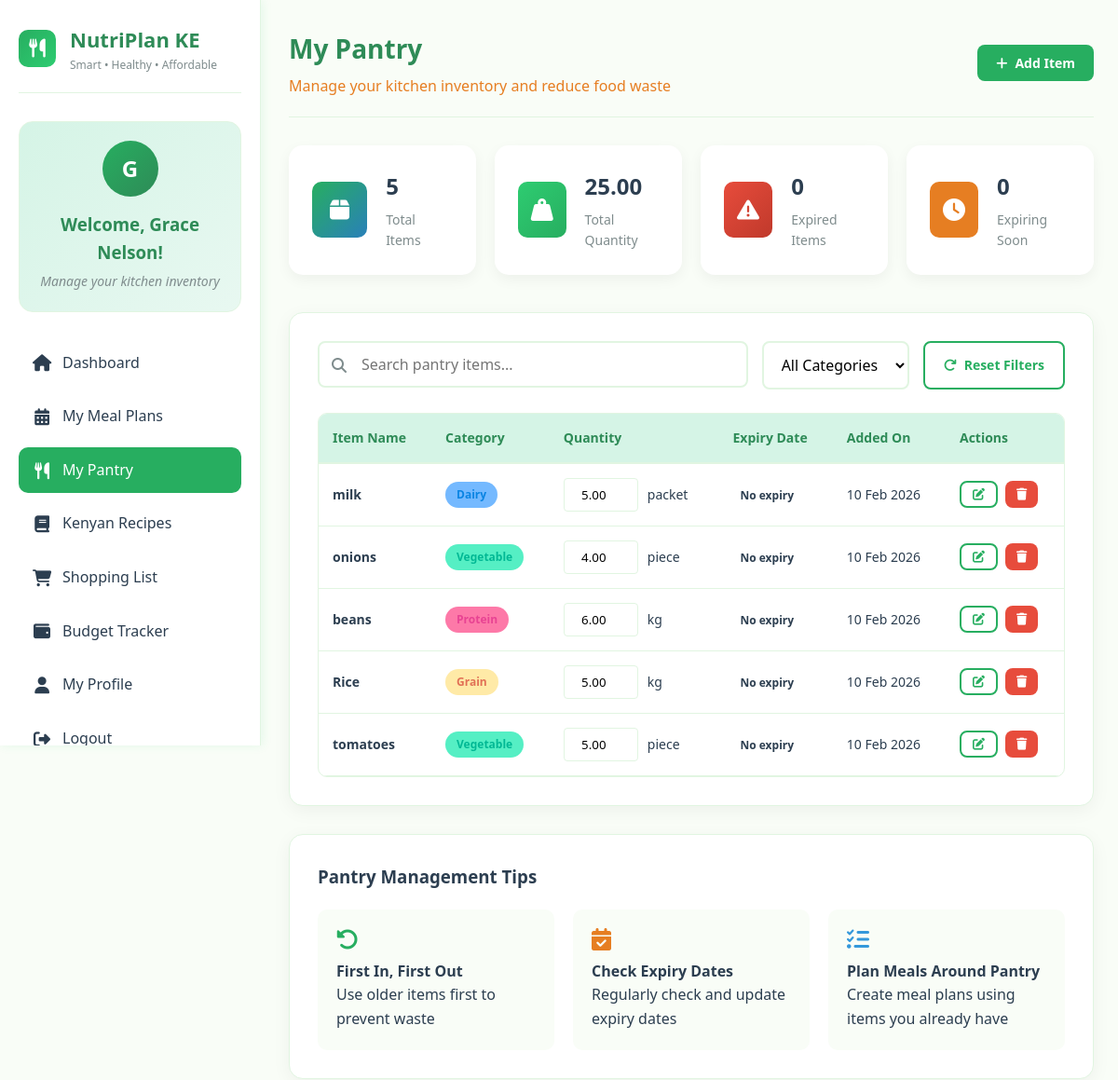
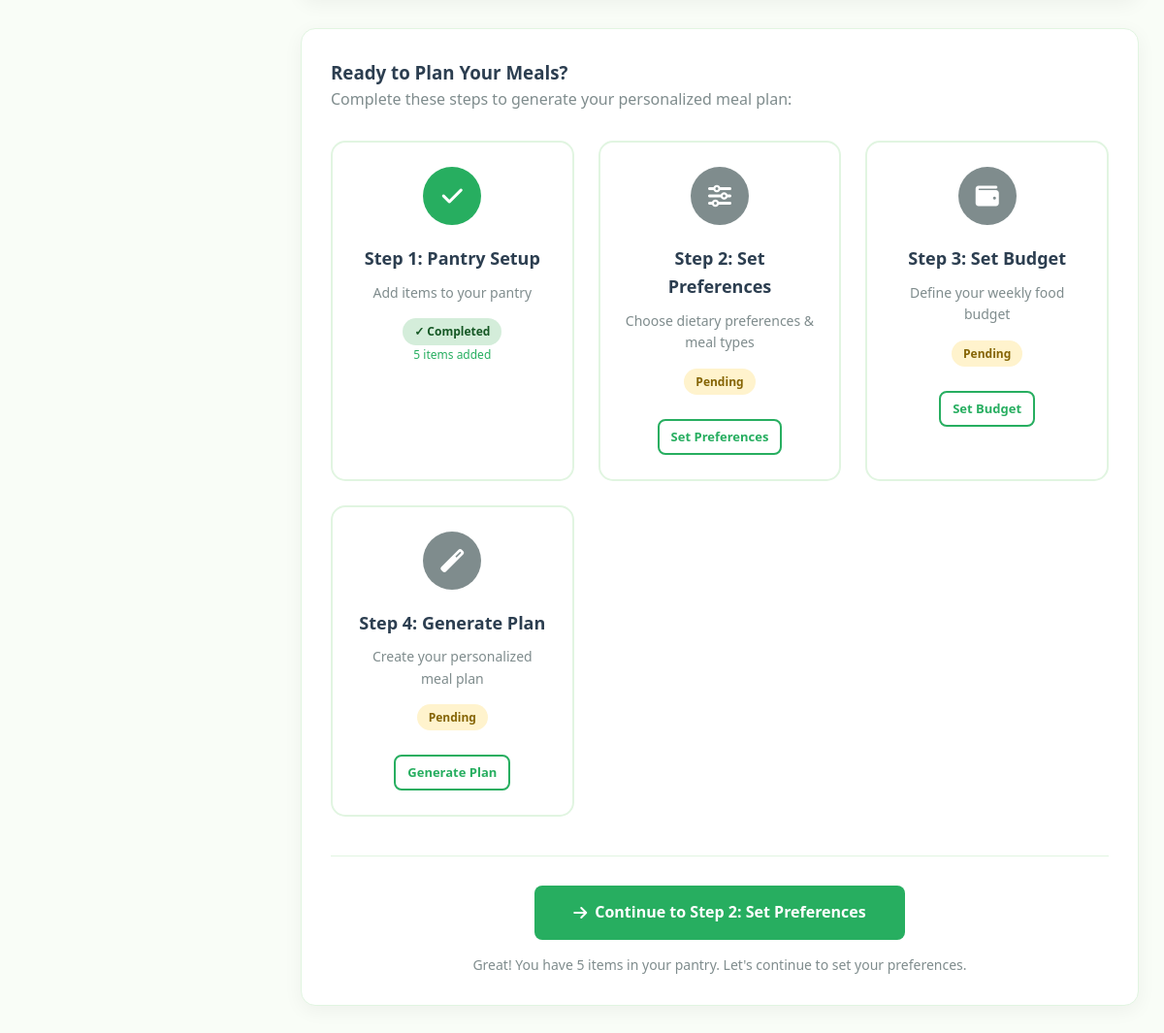
Page /pantry.php (signed in) on the committed database (2 pictures, top to bottom).
### tables this page shows
CREATE TABLE `pantry` (
  `pantry_id` int(11) NOT NULL,
  `user_id` int(11) NOT NULL,
  `item_name` varchar(100) NOT NULL,
  `category` varchar(50) DEFAULT NULL,
  `quantity` decimal(10,2) NOT NULL,
  `unit` varchar(50) DEFAULT NULL,
  `expiry_date` date DEFAULT NULL,
  `added_date` datetime DEFAULT current_timestamp(),
  `last_updated` datetime DEFAULT current_timestamp() ON UPDATE current_timestamp()
);

### pantry.php (the view, shortened to what the rows shown need)
<?php
require_once 'config.php';
$user_id = $_SESSION['user_id'];
$query = "SELECT * FROM pantry WHERE user_id = $user_id";
$query .= " ORDER BY added_date DESC";
$result = mysqli_query($conn, $query);
?>
<!DOCTYPE html>
<html lang="en">
<head>
    <link rel="stylesheet" href="https://cdnjs.cloudflare.com/ajax/libs/font-awesome/6.4.0/css/all.min.css">
</head>
<body>
    <div class="dashboard-container">
        <aside class="sidebar">
            <div class="logo">
                <div class="logo-text">
                    <h2>NutriPlan KE</h2>
                </div>
            </div>
        </aside>
        <main class="main-content">
            <div class="top-header">
                <div class="welcome-message">
                    <h1>My Pantry</h1>
                </div>
            </div>
            <div class="content-section">
                <div class="table-container">
                    <?php if (mysqli_num_rows($result) > 0): ?>
                        <table class="data-table">
                            <thead>
                                <tr>
                                    <th>Item Name</th>
                                    <th>Category</th>
                                    <th>Quantity</th>
                                    <th>Expiry Date</th>
                                    <th>Added On</th>
                                    <th>Actions</th>
                                </tr>
                            </thead>
                            <tbody>
                                <?php
                                mysqli_data_seek($result, 0);
                                while ($item = mysqli_fetch_assoc($result)):
                                    $row_class = '';
                                ?>
                                    <tr class="<?php echo $row_class; ?>" id="item-<?php echo $item['pantry_id']; ?>">
                                        <td>
                                            <strong><?php echo htmlspecialchars($item['item_name']); ?></strong>
                                        </td>
                                        <td>
                                            <span class="badge badge-<?php echo strtolower($item['category'] ?? 'other'); ?>">
                                                <?php echo htmlspecialchars($item['category'] ?? 'Uncategorized'); ?>
                                            </span>
                                        </td>
                                        <td>
                                            <form method="POST" class="quantity-form" onsubmit="updateQuantity(event, <?php echo $item['pantry_id']; ?>)">
                                                <input type="number"
                                                       name="new_quantity"
                                                       value="<?php echo $item['quantity']; ?>"
                                                       step="0.01"
                                                       min="0"
                                                       class="quantity-input"
                                                       onchange="this.form.submit()">
                                                <span><?php echo htmlspecialchars($item['unit']); ?></span>
                                            </form>
                                        </td>
                                        <td>
                                            <?php if ($item['expiry_date']):
                                                $expiry_date = new DateTime($item['expiry_date']);
                                                $today = new DateTime();
                                                $interval = $today->diff($expiry_date);
                                                $status_class = 'expiry-good';
                                                $status_text = 'Good';
                                                if ($expiry_date < $today) {
                                                    $status_class = 'expiry-danger';
                                                    $status_text = 'Expired';
                                                } elseif ($interval->days <= 7) {
                                                    $status_class = 'expiry-warning';
                                                    $status_text = 'Soon';
                                                }
                                            ?>
                                                <span class="expiry-status <?php echo $status_class; ?>">
                                                    <?php echo date('d M Y', strtotime($item['expiry_date'])); ?>
                                                    <br>
                                                    <small>(<?php echo $status_text; ?>)</small>
                                                </span>
                                            <?php else: ?>
                                                <span class="expiry-status">No expiry</span>
                                            <?php endif; ?>
                                        </td>
                                        <td>
                                            <?php echo date('d M Y', strtotime($item['added_date'])); ?>
                                        </td>
                                        <td>
                                            <div class="action-buttons">
                                                <button class="btn btn-sm btn-outline"
                                                        onclick="editItem(<?php echo $item['pantry_id']; ?>, '<?php echo addslashes($item['item_name']); ?>', '<?php echo $item['category']; ?>', <?php echo $item['quantity']; ?>, '<?php echo $item['unit']; ?>', '<?php echo $item['expiry_date']; ?>')"
                                                        title="Edit">
                                                    <i class="fas fa-edit"></i>
                                                </button>
                                                <button class="btn btn-sm btn-danger"
                                                        onclick="deleteItem(<?php echo $item['pantry_id']; ?>)"
                                                        title="Delete">
                                                    <i class="fas fa-trash"></i>
                                                </button>
                                            </div>
                                        </td>
                                    </tr>
                                <?php endwhile; ?>
                            </tbody>
                        </table>
                    <?php endif; ?>
                </div>
            </div>
        </main>
    </div>
</body>
</html>

### rows in the picture
pantry: item_name "milk", category "Dairy", new_quantity "5.00", unit "packet", shows "No expiry", added_date "10 Feb 2026"
pantry: item_name "onions", category "Vegetable", new_quantity "4.00", unit "piece", shows "No expiry", added_date "10 Feb 2026"
pantry: item_name "beans", category "Protein", new_quantity "6.00", unit "kg", shows "No expiry", added_date "10 Feb 2026"
pantry: item_name "Rice", category "Grain", new_quantity "5.00", unit "kg", shows "No expiry", added_date "10 Feb 2026"
pantry: item_name "tomatoes", category "Vegetable", new_quantity "5.00", unit "piece", shows "No expiry", added_date "10 Feb 2026"

### other values in the picture
substr($user_name, 0, 1) "G"
$user_name "Grace Nelson"
$stats['total_items'] "5"
$stats['total_quantity'] "25.00"
$stats['expired_items'] "0"
$stats['expiring_soon'] "0"
$pantry_count "5"
